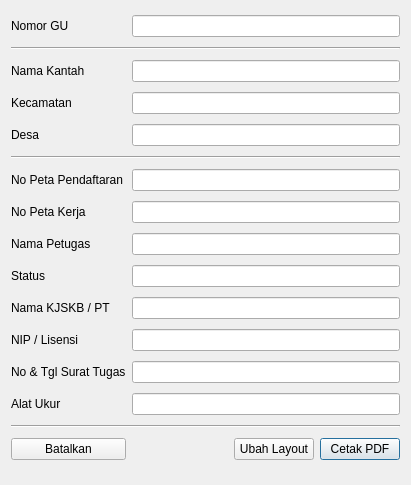
<?xml version="1.0" encoding="UTF-8"?>
<ui version="4.0">
 <class>LayoutDialog</class>
 <widget class="QDialog" name="LayoutDialog">
  <property name="geometry">
   <rect>
    <x>0</x>
    <y>0</y>
    <width>411</width>
    <height>485</height>
   </rect>
  </property>
  <property name="windowTitle">
   <string>Dialog</string>
  </property>
  <layout class="QGridLayout" name="gridLayout">
   <item row="11" column="0" colspan="2">
    <widget class="QLabel" name="label_38">
     <property name="text">
      <string>NIP / Lisensi</string>
     </property>
    </widget>
   </item>
   <item row="3" column="0">
    <widget class="QLabel" name="label_31">
     <property name="text">
      <string>Kecamatan</string>
     </property>
    </widget>
   </item>
   <item row="0" column="0">
    <widget class="QLabel" name="label_30">
     <property name="text">
      <string>Nomor GU</string>
     </property>
    </widget>
   </item>
   <item row="7" column="0" colspan="2">
    <widget class="QLabel" name="label_34">
     <property name="text">
      <string>No Peta Kerja</string>
     </property>
    </widget>
   </item>
   <item row="5" column="0" colspan="7">
    <widget class="Line" name="line_8">
     <property name="orientation">
      <enum>Qt::Horizontal</enum>
     </property>
    </widget>
   </item>
   <item row="2" column="0">
    <widget class="QLabel" name="label_41">
     <property name="text">
      <string>Nama Kantah</string>
     </property>
    </widget>
   </item>
   <item row="3" column="2" colspan="5">
    <widget class="QLineEdit" name="gu_nama_desa"/>
   </item>
   <item row="7" column="2" colspan="5">
    <widget class="QLineEdit" name="gu_no_peta_kerja"/>
   </item>
   <item row="2" column="2" colspan="5">
    <widget class="QLineEdit" name="gu_nama_kantah"/>
   </item>
   <item row="11" column="2" colspan="5">
    <widget class="QLineEdit" name="gu_pu_nomor"/>
   </item>
   <item row="8" column="2" colspan="5">
    <widget class="QLineEdit" name="gu_pu_nama"/>
   </item>
   <item row="0" column="2" colspan="5">
    <widget class="QLineEdit" name="nomor_gu"/>
   </item>
   <item row="4" column="2" colspan="5">
    <widget class="QLineEdit" name="gu_nama_kecamatan"/>
   </item>
   <item row="6" column="0" colspan="2">
    <widget class="QLabel" name="label_33">
     <property name="text">
      <string>No Peta Pendaftaran</string>
     </property>
    </widget>
   </item>
   <item row="8" column="0" colspan="2">
    <widget class="QLabel" name="label_35">
     <property name="text">
      <string>Nama Petugas</string>
     </property>
    </widget>
   </item>
   <item row="9" column="0" colspan="2">
    <widget class="QLabel" name="label_36">
     <property name="text">
      <string>Status</string>
     </property>
    </widget>
   </item>
   <item row="10" column="0" colspan="2">
    <widget class="QLabel" name="label_37">
     <property name="text">
      <string>Nama KJSKB / PT</string>
     </property>
    </widget>
   </item>
   <item row="4" column="0">
    <widget class="QLabel" name="label_32">
     <property name="text">
      <string>Desa</string>
     </property>
    </widget>
   </item>
   <item row="9" column="2" colspan="5">
    <widget class="QLineEdit" name="gu_pu_status"/>
   </item>
   <item row="1" column="0" colspan="7">
    <widget class="Line" name="line_7">
     <property name="orientation">
      <enum>Qt::Horizontal</enum>
     </property>
    </widget>
   </item>
   <item row="12" column="0" colspan="2">
    <widget class="QLabel" name="label_39">
     <property name="text">
      <string>No &amp; Tgl Surat Tugas</string>
     </property>
    </widget>
   </item>
   <item row="12" column="2" colspan="5">
    <widget class="QLineEdit" name="gu_pu_surat_tugas"/>
   </item>
   <item row="10" column="2" colspan="5">
    <widget class="QLineEdit" name="gu_pu_instansi"/>
   </item>
   <item row="6" column="2" colspan="5">
    <widget class="QLineEdit" name="gu_no_peta_pendaftaran"/>
   </item>
   <item row="15" column="6">
    <widget class="QPushButton" name="btn_print_pdf">
     <property name="text">
      <string>Cetak PDF</string>
     </property>
    </widget>
   </item>
   <item row="15" column="2" colspan="3">
    <spacer name="horizontalSpacer">
     <property name="orientation">
      <enum>Qt::Horizontal</enum>
     </property>
     <property name="sizeHint" stdset="0">
      <size>
       <width>40</width>
       <height>20</height>
      </size>
     </property>
    </spacer>
   </item>
   <item row="15" column="5">
    <widget class="QPushButton" name="btn_edit_layout">
     <property name="text">
      <string>Ubah Layout</string>
     </property>
    </widget>
   </item>
   <item row="14" column="0" colspan="7">
    <widget class="Line" name="line">
     <property name="orientation">
      <enum>Qt::Horizontal</enum>
     </property>
    </widget>
   </item>
   <item row="15" column="0" colspan="2">
    <widget class="QPushButton" name="btn_cancel">
     <property name="text">
      <string>Batalkan</string>
     </property>
    </widget>
   </item>
   <item row="13" column="0">
    <widget class="QLabel" name="label_40">
     <property name="text">
      <string>Alat Ukur</string>
     </property>
    </widget>
   </item>
   <item row="13" column="2" colspan="5">
    <widget class="QLineEdit" name="gu_pu_alat"/>
   </item>
  </layout>
 </widget>
 <resources/>
 <connections/>
</ui>
